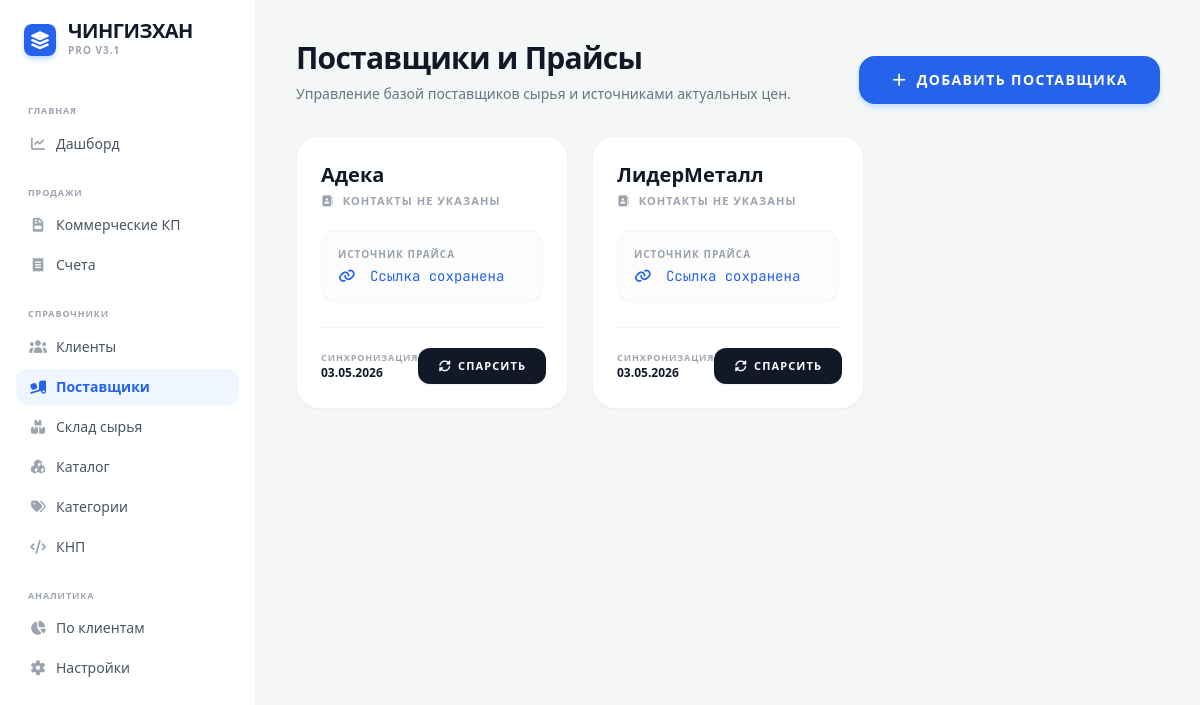
Before: /suppliers with the older database file.
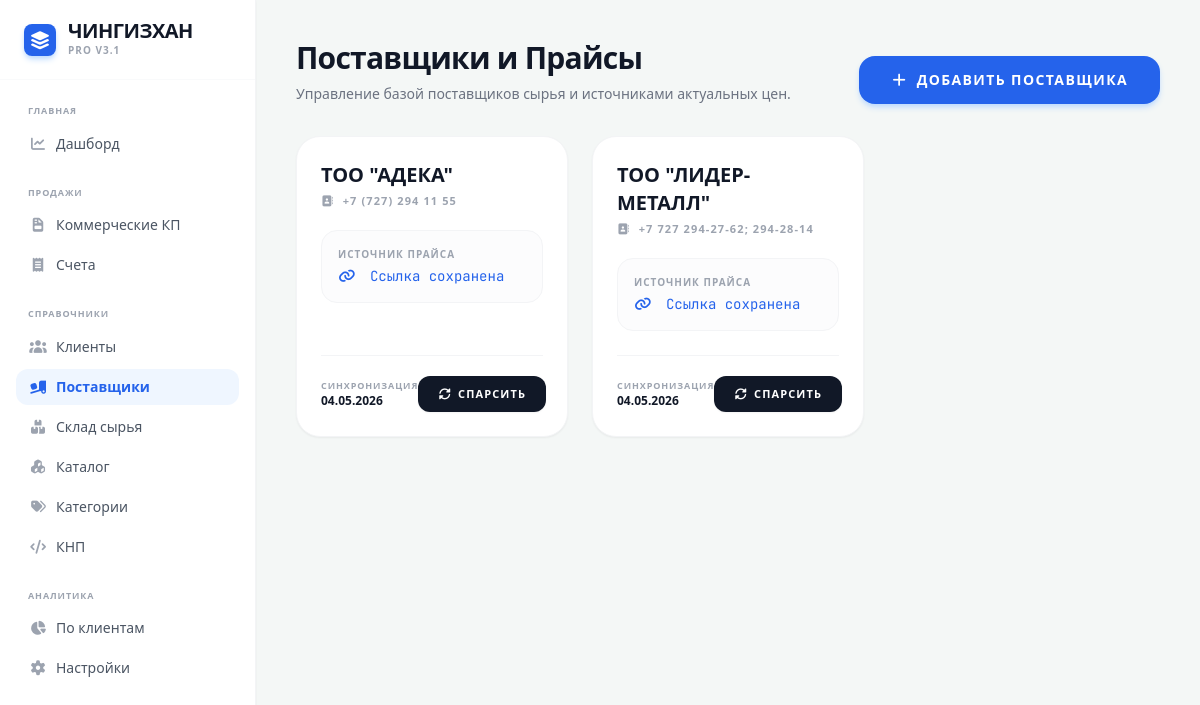
After: the same page with the newer database file.
### tables this page shows
CREATE TABLE suppliers (id INTEGER PRIMARY KEY AUTOINCREMENT, name TEXT, contact TEXT, price_url TEXT, last_updated TEXT);

### app.py (the view)
@app.route('/suppliers')
def suppliers_list():
    with sqlite3.connect(DB_NAME) as conn:
        suppliers = conn.cursor().execute("SELECT * FROM suppliers ORDER BY name").fetchall()
    return render_template('suppliers.html', suppliers=suppliers)

### templates/suppliers.html (shortened to what this page needs)
{% extends "base.html" %}
{% block content %}
<div class="p-10 max-w-7xl mx-auto pb-32">
    <div class="flex justify-between items-end mb-8">
        <div>
            <h2 class="text-3xl font-black text-gray-900 tracking-tight">Поставщики и Прайсы</h2>
            <p class="text-gray-500 mt-2 text-sm">Управление базой поставщиков сырья и источниками актуальных цен.</p>
        </div>
        <button onclick="openSupplierModal()" class="bg-blue-600 text-white px-8 py-3.5 rounded-2xl font-black hover:bg-blue-700 transition shadow-md shadow-blue-200 uppercase tracking-widest text-sm flex items-center gap-2">
            <i class="fas fa-plus"></i> Добавить поставщика
        </button>
    </div>
    <div class="grid grid-cols-1 md:grid-cols-2 lg:grid-cols-3 gap-6">
        {% for s in suppliers %}
        <div class="bg-white p-6 rounded-3xl shadow-sm border border-gray-100 hover:shadow-md hover:border-blue-200 transition group relative flex flex-col justify-between">
            <div>
                <h3 class="text-xl font-black text-gray-900 mb-1 pr-16">{{ s[1] }}</h3>
                <p class="text-[11px] font-bold text-gray-400 uppercase tracking-widest mb-5"><i class="fas fa-address-book mr-1"></i> {{ s[2] if s[2] else 'Контакты не указаны' }}</p>
                <div class="bg-gray-50/50 p-4 rounded-2xl border border-gray-100 mb-6">
                    <p class="text-[10px] font-black text-gray-400 uppercase tracking-widest mb-1">Источник прайса</p>
                    {% if s[3] %}
                        <a href="{{ s[3] }}" target="_blank" class="text-sm font-mono text-blue-600 hover:text-blue-800 hover:underline truncate block w-full transition" title="{{ s[3] }}"><i class="fas fa-link mr-1.5"></i> Ссылка сохранена</a>
                    {% else %}
                        <span class="text-sm text-gray-400 italic font-medium">Ссылка не указана</span>
                    {% endif %}
                </div>
            </div>
            <div class="flex justify-between items-center border-t border-gray-100 pt-5">
                <div class="flex flex-col">
                    <span class="text-[9px] font-black text-gray-400 uppercase tracking-widest">Синхронизация</span>
                    <span class="text-xs font-bold text-gray-900">{{ s[4] }}</span>
                </div>
                <button onclick="openParseModal('{{ s[0] }}', '{{ s[1] }}')" class="bg-gray-900 text-white px-5 py-2.5 rounded-xl text-[11px] font-black uppercase tracking-widest hover:bg-black transition shadow-sm hover:shadow-md flex items-center gap-1.5">
                    <i class="fas fa-sync-alt"></i> Спарсить
                </button>
            </div>
        </div>
        {% endfor %}
    </div>
</div>
{% endblock %}

Changed rows visible on the page:
changed suppliers: name "Адека" → "ТОО \"АДЕКА\""; contact "КОНТАКТЫ НЕ УКАЗАНЫ" → "+7 (727) 294 11 55"; last_updated "03.05.2026" → "04.05.2026"
changed suppliers: name "ЛидерМеталл" → "ТОО \"ЛИДЕР-МЕТАЛЛ\""; contact "КОНТАКТЫ НЕ УКАЗАНЫ" → "+7 727 294-27-62; 294-28-14"; last_updated "03.05.2026" → "04.05.2026"
